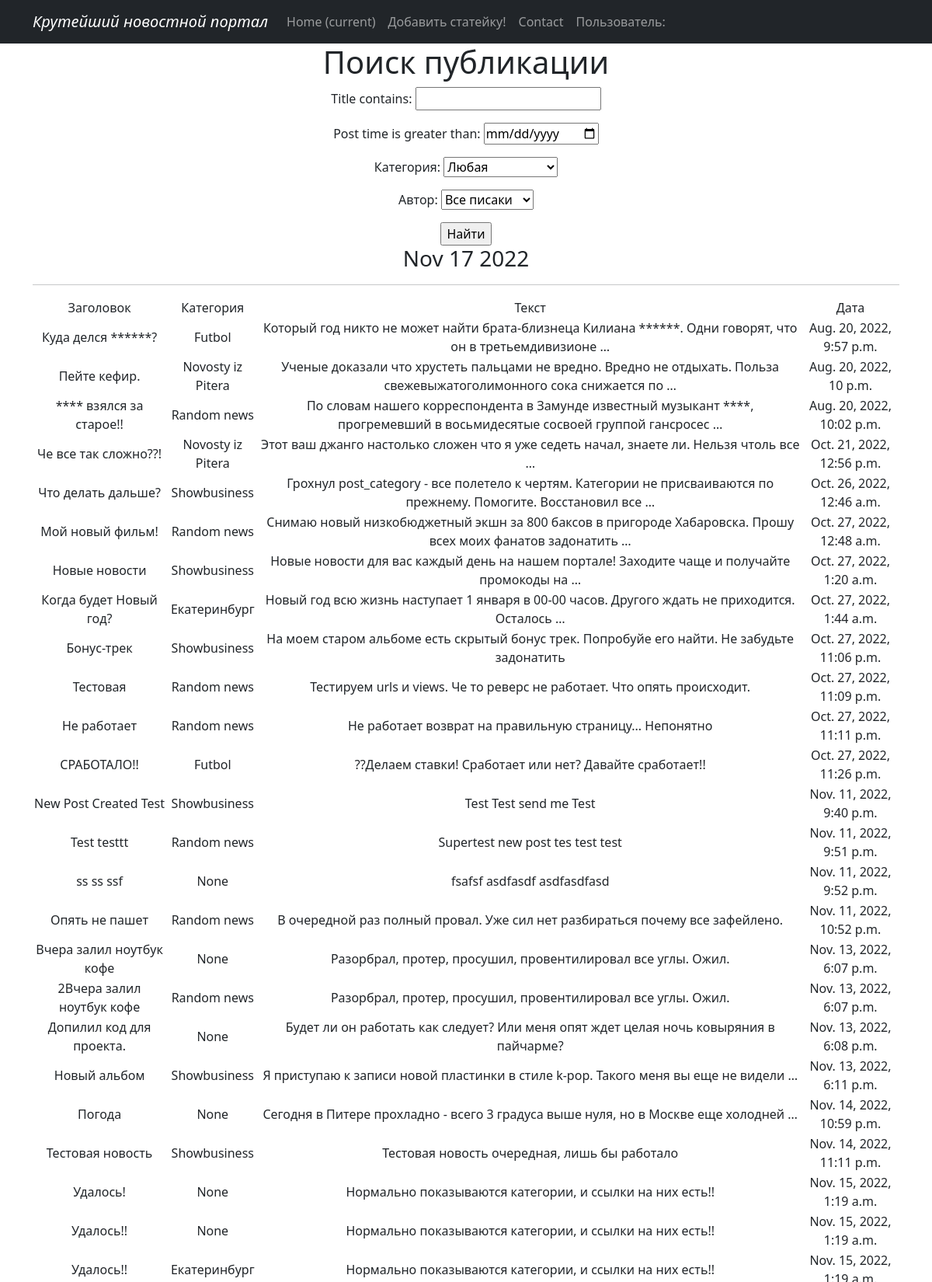
The app's page /news/search/ (upper part) with its own data.
### News/models.py (models this page shows, shortened)
class Post(models.Model):
    author = models.ForeignKey(Author, on_delete=models.CASCADE)
    post_time = models.DateTimeField(auto_now_add = True)
    post_type = models.CharField(max_length=3, choices = CHOICES, default = news)
    title = models.CharField(max_length=255)
    content = models.TextField()
    post_rating = models.IntegerField(default=0)
    category = models.ManyToManyField(Category, through = 'PostCategory')
    def categoria(self):
        for categ in self.category.all():
            return categ

class Category(models.Model):
    category_name = models.CharField(max_length=255, unique = True, null=True, blank=True)
    subscribers = models.ManyToManyField(User, related_name ='categories',) #null=True, blank = True# )
    def __str__(self):
       return f'{self.category_name}'

### News/views.py (the view)
# urls.py: path('search/', PostSearcher.as_view(), name='post_search'),
class PostSearcher(ListView):
    model = Post
    template_name = 'post_search.html'
    context_object_name = 'post_search'
    def get_queryset(self):
        queryset = super().get_queryset()
        self.filterset = PostFilter(self.request.GET, queryset)
        return self.filterset.qs
    def get_context_data(self, **kwargs):
        context = super().get_context_data(**kwargs)
        context['filterset'] = self.filterset
        return context

### News/models.py (called while the page is built)
    def __str__(self):
        return f'{self.user.username}'

### News/templatetags/custom_filters.py (called while the page is built)
@register.filter()
def cenzura(value):
    for word in Slovechki:
        value = value.replace(word, '*' * len(word))
    return value

### News/templatetags/custom_tags.py (called while the page is built)
@register.simple_tag()
def current_time(format_string='%b %d %Y'):
   return datetime.utcnow().strftime(format_string)

### templates/post_search.html (shortened to what this page needs)
{% extends 'flatpages/default.html' %}
{% load custom_filters %}
{% load custom_tags %}
{% block content %}
   <h1>Поиск публикации</h1>
   <form action="" method="get">
       {{ filterset.form.as_p }}
       <input type="submit" value="Найти" />
   </form>
   <h3>{% current_time '%b %d %Y' %}</h3>
   <hr>
   {% if post_search %}
        <table>
            <tr>
                <td>Заголовок</td>
                <td/> Категория </td>
                <td>Текст</td>
                <td>Дата</td>
            </tr>
            {% for post in post_search %}
            <tr>
                <td>{{post.title | cenzura}}</td>
                <td/> {{post.categoria}} </td>
                <td>{{post.content|truncatewords:15 | cenzura}}</td>
                <td>{{post.post_time}}</td>
            </tr>
            {% endfor %}
        </table>
   {% else %}
       <h2>Публикации не найдены!</h2>
   {% endif %}
{% endblock content %}

### records on screen
Post: title|cenzura "Куда делся ******?", categoria "Futbol", content|cenzura "Который год никто не может найти брата-близнеца Килиана ******. Одни говорят, что он в третьемдивизионе …", post_time "Aug. 20, 2022, 9:57 p.m."
Post: title|cenzura "Пейте кефир.", categoria "Novosty iz Pitera", content|cenzura "Ученые доказали что хрустеть пальцами не вредно. Вредно не отдыхать. Польза свежевыжатоголимонного сока снижается по …", post_time "Aug. 20, 2022, 10 p.m."
Post: title|cenzura "**** взялся за старое!!", categoria "Random news", content|cenzura "По словам нашего корреспондента в Замунде известный музыкант ****, прогремевший в восьмидесятые сосвоей группой гансросес …", post_time "Aug. 20, 2022, 10:02 p.m."
Post: title|cenzura "Че все так сложно??!", categoria "Novosty iz Pitera", content|cenzura "Этот ваш джанго настолько сложен что я уже седеть начал, знаете ли. Нельзя чтоль все …", post_time "Oct. 21, 2022, 12:56 p.m."
Post: title|cenzura "Что делать дальше?", categoria "Showbusiness", content|cenzura "Грохнул post_category - все полетело к чертям. Категории не присваиваются по прежнему. Помогите. Восстановил все …", post_time "Oct. 26, 2022, 12:46 a.m."
Post: title|cenzura "Мой новый фильм!", categoria "Random news", content|cenzura "Снимаю новый низкобюджетный экшн за 800 баксов в пригороде Хабаровска. Прошу всех моих фанатов задонатить …", post_time "Oct. 27, 2022, 12:48 a.m."
Post: title|cenzura "Новые новости", categoria "Showbusiness", content|cenzura "Новые новости для вас каждый день на нашем портале! Заходите чаще и получайте промокоды на …", post_time "Oct. 27, 2022, 1:20 a.m."
Post: title|cenzura "Когда будет Новый год?", categoria "Екатеринбург", content|cenzura "Новый год всю жизнь наступает 1 января в 00-00 часов. Другого ждать не приходится. Осталось …", post_time "Oct. 27, 2022, 1:44 a.m."
Post: title|cenzura "Бонус-трек", categoria "Showbusiness", content|cenzura "На моем старом альбоме есть скрытый бонус трек. Попробуйе его найти. Не забудьте задонатить", post_time "Oct. 27, 2022, 11:06 p.m."
Post: title|cenzura "Тестовая", categoria "Random news", content|cenzura "Тестируем urls и views. Че то реверс не работает. Что опять происходит.", post_time "Oct. 27, 2022, 11:09 p.m."
Post: title|cenzura "Не работает", categoria "Random news", content|cenzura "Не работает возврат на правильную страницу... Непонятно", post_time "Oct. 27, 2022, 11:11 p.m."
Post: title|cenzura "СРАБОТАЛО!!", categoria "Futbol", content|cenzura "??Делаем ставки! Сработает или нет? Давайте сработает!!", post_time "Oct. 27, 2022, 11:26 p.m."
Post: title|cenzura "New Post Created Test", categoria "Showbusiness", content|cenzura "Test Test send me Test", post_time "Nov. 11, 2022, 9:40 p.m."
Post: title|cenzura "Test testtt", categoria "Random news", content|cenzura "Supertest new post tes test test", post_time "Nov. 11, 2022, 9:51 p.m."
Post: title|cenzura "ss ss ssf", categoria "None", content|cenzura "fsafsf asdfasdf asdfasdfasd", post_time "Nov. 11, 2022, 9:52 p.m."
Post: title|cenzura "Опять не пашет", categoria "Random news", content|cenzura "В очередной раз полный провал. Уже сил нет разбираться почему все зафейлено.", post_time "Nov. 11, 2022, 10:52 p.m."
Post: title|cenzura "Вчера залил ноутбук кофе", categoria "None", content|cenzura "Разорбрал, протер, просушил, провентилировал все углы. Ожил.", post_time "Nov. 13, 2022, 6:07 p.m."
Post: title|cenzura "2Вчера залил ноутбук кофе", categoria "Random news", content|cenzura "Разорбрал, протер, просушил, провентилировал все углы. Ожил.", post_time "Nov. 13, 2022, 6:07 p.m."
Post: title|cenzura "Допилил код для проекта.", categoria "None", content|cenzura "Будет ли он работать как следует? Или меня опят ждет целая ночь ковыряния в пайчарме?", post_time "Nov. 13, 2022, 6:08 p.m."
Post: title|cenzura "Новый альбом", categoria "Showbusiness", content|cenzura "Я приступаю к записи новой пластинки в стиле k-pop. Такого меня вы еще не видели …", post_time "Nov. 13, 2022, 6:11 p.m."
Post: title|cenzura "Погода", categoria "None", content|cenzura "Сегодня в Питере прохладно - всего 3 градуса выше нуля, но в Москве еще холодней …", post_time "Nov. 14, 2022, 10:59 p.m."
Post: title|cenzura "Тестовая новость", categoria "Showbusiness", content|cenzura "Тестовая новость очередная, лишь бы работало", post_time "Nov. 14, 2022, 11:11 p.m."
Post: title|cenzura "Удалось!", categoria "None", content|cenzura "Нормально показываются категории, и ссылки на них есть!!", post_time "Nov. 15, 2022, 1:19 a.m."
Post: title|cenzura "Удалось!!", categoria "None", content|cenzura "Нормально показываются категории, и ссылки на них есть!!", post_time "Nov. 15, 2022, 1:19 a.m."
Post: title|cenzura "Удалось!!", categoria "Екатеринбург", content|cenzura "Нормально показываются категории, и ссылки на них есть!!"
